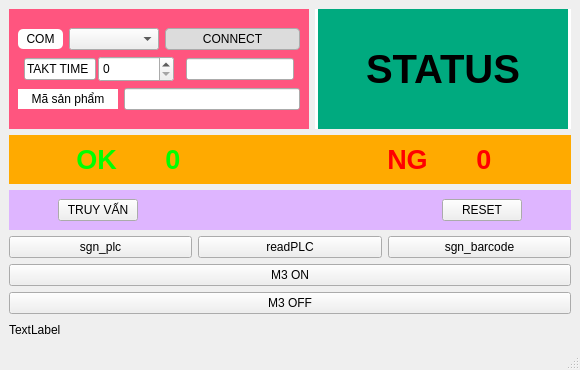
<?xml version="1.0" encoding="UTF-8"?>
<ui version="4.0">
 <class>MainWindow</class>
 <widget class="QMainWindow" name="MainWindow">
  <property name="geometry">
   <rect>
    <x>0</x>
    <y>0</y>
    <width>580</width>
    <height>370</height>
   </rect>
  </property>
  <property name="windowTitle">
   <string>MainWindow</string>
  </property>
  <widget class="QWidget" name="centralwidget">
   <layout class="QGridLayout" name="gridLayout">
    <item row="0" column="0">
     <layout class="QHBoxLayout" name="horizontalLayout_13">
      <item>
       <widget class="QWidget" name="widget_container" native="true">
        <property name="styleSheet">
         <string notr="true">QWidget#widget_container {
	background-color: rgb(255, 85, 127);
	max-width: 300px;
	min-height:120px;
}
</string>
        </property>
        <layout class="QVBoxLayout" name="verticalLayout_3">
         <item>
          <layout class="QVBoxLayout" name="verticalLayout">
           <item>
            <layout class="QHBoxLayout" name="horizontalLayout" stretch="1,2,3">
             <item>
              <widget class="QLabel" name="labelCOM">
               <property name="styleSheet">
                <string notr="true">QLabel#labelCOM
{
	background-color: rgb(255, 255, 255);
	max-height: 20px;
	max-width:50px;
	border-radius: 5px; 
}</string>
               </property>
               <property name="text">
                <string>COM</string>
               </property>
               <property name="alignment">
                <set>Qt::AlignmentFlag::AlignCenter</set>
               </property>
              </widget>
             </item>
             <item>
              <widget class="QComboBox" name="comboBoxCom">
               <property name="styleSheet">
                <string notr="true">QComboBox#comboBox
{
	max-height:20px;
	max-width:70px;
}</string>
               </property>
              </widget>
             </item>
             <item>
              <widget class="QPushButton" name="btn_connect_com">
               <property name="styleSheet">
                <string notr="true">/* Trạng thái bình thường */
QPushButton#btn_connect_com {
    
	background-color: rgb(220, 220, 220);
    border: 1px solid #ababab;
    border-radius: 4px;
	min-height: 20px;
}

/* Khi di chuột qua */
QPushButton#btn_connect_com:hover {
    background-color: #f0f0f0;
}

/* Khi nhấn vào - QUAN TRỌNG để biết nút có hoạt động */
QPushButton#btn_connect_com:pressed {
    background-color: #d0d0d0;
}

</string>
               </property>
               <property name="text">
                <string>CONNECT</string>
               </property>
              </widget>
             </item>
            </layout>
           </item>
           <item>
            <layout class="QHBoxLayout" name="horizontalLayout_5" stretch="1,0">
             <item>
              <layout class="QHBoxLayout" name="horizontalLayout_2" stretch="1,0">
               <property name="spacing">
                <number>2</number>
               </property>
               <item>
                <widget class="QLineEdit" name="lineEdit">
                 <property name="sizePolicy">
                  <sizepolicy hsizetype="Fixed" vsizetype="Fixed">
                   <horstretch>0</horstretch>
                   <verstretch>0</verstretch>
                  </sizepolicy>
                 </property>
                 <property name="styleSheet">
                  <string notr="true">QLineEdit#lineEdit
{
	max-width: 70px;
	max-height:20px;
}</string>
                 </property>
                 <property name="text">
                  <string>TAKT TIME</string>
                 </property>
                </widget>
               </item>
               <item>
                <widget class="QSpinBox" name="spinBox">
                 <property name="styleSheet">
                  <string notr="true">QSpinBox#spinBox
{
	max-width:70px;
	min-height:20px;
}</string>
                 </property>
                 <property name="maximum">
                  <number>59</number>
                 </property>
                </widget>
               </item>
              </layout>
             </item>
             <item>
              <layout class="QHBoxLayout" name="horizontalLayout_3">
               <item>
                <widget class="QLineEdit" name="lineEditTaktTime">
                 <property name="sizePolicy">
                  <sizepolicy hsizetype="Fixed" vsizetype="Fixed">
                   <horstretch>0</horstretch>
                   <verstretch>0</verstretch>
                  </sizepolicy>
                 </property>
                 <property name="styleSheet">
                  <string notr="true">QLineEdit#lineEdit_2
{
	max-width: 50px;
	max-height:20px;
	border-radius: 5px; 
}</string>
                 </property>
                </widget>
               </item>
              </layout>
             </item>
            </layout>
           </item>
           <item>
            <layout class="QHBoxLayout" name="horizontalLayout_4" stretch="0,1">
             <item>
              <widget class="QLabel" name="label_sp">
               <property name="sizePolicy">
                <sizepolicy hsizetype="Fixed" vsizetype="Fixed">
                 <horstretch>0</horstretch>
                 <verstretch>0</verstretch>
                </sizepolicy>
               </property>
               <property name="minimumSize">
                <size>
                 <width>100</width>
                 <height>0</height>
                </size>
               </property>
               <property name="maximumSize">
                <size>
                 <width>70</width>
                 <height>20</height>
                </size>
               </property>
               <property name="styleSheet">
                <string notr="true">QLabel#label_sp
{
	background-color: rgb(255, 255, 255);
	max-width:70px;
	max-height:20px;
}</string>
               </property>
               <property name="text">
                <string>Mã sản phẩm</string>
               </property>
               <property name="alignment">
                <set>Qt::AlignmentFlag::AlignCenter</set>
               </property>
              </widget>
             </item>
             <item>
              <widget class="QLineEdit" name="data_serial">
               <property name="styleSheet">
                <string notr="true">QLineEdit#lineEdit_3
{
	max-width: 80px;
}</string>
               </property>
              </widget>
             </item>
            </layout>
           </item>
          </layout>
         </item>
        </layout>
       </widget>
      </item>
      <item>
       <widget class="QWidget" name="widget_product" native="true">
        <property name="styleSheet">
         <string notr="true">QWidget#widget_product{
	background-color: rgb(255, 255, 255);
	min-width:250px;
}</string>
        </property>
        <layout class="QHBoxLayout" name="horizontalLayout_6">
         <property name="leftMargin">
          <number>0</number>
         </property>
         <property name="topMargin">
          <number>0</number>
         </property>
         <property name="rightMargin">
          <number>0</number>
         </property>
         <property name="bottomMargin">
          <number>0</number>
         </property>
         <item>
          <widget class="QLabel" name="label_product">
           <property name="sizePolicy">
            <sizepolicy hsizetype="Maximum" vsizetype="Maximum">
             <horstretch>0</horstretch>
             <verstretch>0</verstretch>
            </sizepolicy>
           </property>
           <property name="maximumSize">
            <size>
             <width>16777215</width>
             <height>130</height>
            </size>
           </property>
           <property name="font">
            <font>
             <pointsize>30</pointsize>
             <bold>true</bold>
            </font>
           </property>
           <property name="styleSheet">
            <string notr="true">QLabel#label_product
{
	background-color: rgb(0, 170, 127);
	min-width:250px;
	max-height:130px;
	color: rgb(0, 0, 0);
}</string>
           </property>
           <property name="text">
            <string>STATUS</string>
           </property>
           <property name="alignment">
            <set>Qt::AlignmentFlag::AlignCenter</set>
           </property>
          </widget>
         </item>
        </layout>
       </widget>
      </item>
     </layout>
    </item>
    <item row="5" column="0">
     <widget class="QPushButton" name="pushButton_6">
      <property name="text">
       <string>M3 OFF</string>
      </property>
     </widget>
    </item>
    <item row="4" column="0">
     <widget class="QPushButton" name="pushButton_7">
      <property name="text">
       <string>M3 ON</string>
      </property>
     </widget>
    </item>
    <item row="3" column="0">
     <layout class="QHBoxLayout" name="horizontalLayout_12">
      <item>
       <widget class="QPushButton" name="pushButton_3">
        <property name="text">
         <string>sgn_plc</string>
        </property>
       </widget>
      </item>
      <item>
       <widget class="QPushButton" name="pushButton_5">
        <property name="text">
         <string>readPLC</string>
        </property>
       </widget>
      </item>
      <item>
       <widget class="QPushButton" name="pushButton_4">
        <property name="text">
         <string>sgn_barcode</string>
        </property>
       </widget>
      </item>
     </layout>
    </item>
    <item row="1" column="0">
     <widget class="QWidget" name="widget_count" native="true">
      <property name="styleSheet">
       <string notr="true">QWidget#widget_count {
	background-color: rgb(255, 170, 0);
}
</string>
      </property>
      <layout class="QHBoxLayout" name="horizontalLayout_11">
       <item>
        <layout class="QHBoxLayout" name="horizontalLayout_10" stretch="0,1,1,1,0">
         <item>
          <spacer name="horizontalSpacer_5">
           <property name="orientation">
            <enum>Qt::Orientation::Horizontal</enum>
           </property>
           <property name="sizeHint" stdset="0">
            <size>
             <width>40</width>
             <height>20</height>
            </size>
           </property>
          </spacer>
         </item>
         <item>
          <layout class="QHBoxLayout" name="horizontalLayout_9">
           <property name="spacing">
            <number>0</number>
           </property>
           <item>
            <widget class="QLabel" name="label_ok">
             <property name="font">
              <font>
               <pointsize>20</pointsize>
               <bold>true</bold>
              </font>
             </property>
             <property name="styleSheet">
              <string notr="true">QLabel#label_ok
{
	color: rgb(0, 255, 0);
}</string>
             </property>
             <property name="text">
              <string>OK</string>
             </property>
             <property name="alignment">
              <set>Qt::AlignmentFlag::AlignCenter</set>
             </property>
            </widget>
           </item>
           <item>
            <widget class="QLabel" name="label_count_ok">
             <property name="font">
              <font>
               <pointsize>20</pointsize>
               <bold>true</bold>
              </font>
             </property>
             <property name="styleSheet">
              <string notr="true">QLabel#label_count_ok
{
	color: rgb(0, 255, 0);	
}</string>
             </property>
             <property name="text">
              <string>0</string>
             </property>
             <property name="alignment">
              <set>Qt::AlignmentFlag::AlignCenter</set>
             </property>
            </widget>
           </item>
          </layout>
         </item>
         <item>
          <spacer name="horizontalSpacer_4">
           <property name="orientation">
            <enum>Qt::Orientation::Horizontal</enum>
           </property>
           <property name="sizeHint" stdset="0">
            <size>
             <width>40</width>
             <height>20</height>
            </size>
           </property>
          </spacer>
         </item>
         <item>
          <layout class="QHBoxLayout" name="horizontalLayout_7">
           <property name="spacing">
            <number>0</number>
           </property>
           <item>
            <widget class="QLabel" name="label_ng">
             <property name="font">
              <font>
               <pointsize>20</pointsize>
               <bold>true</bold>
              </font>
             </property>
             <property name="styleSheet">
              <string notr="true">QLabel#label_ng
{
	color: rgb(255, 0, 0);
}</string>
             </property>
             <property name="text">
              <string>NG</string>
             </property>
             <property name="alignment">
              <set>Qt::AlignmentFlag::AlignCenter</set>
             </property>
            </widget>
           </item>
           <item>
            <widget class="QLabel" name="label_count_ng">
             <property name="font">
              <font>
               <pointsize>20</pointsize>
               <bold>true</bold>
              </font>
             </property>
             <property name="styleSheet">
              <string notr="true">QLabel#label_count_ng
{
	color: rgb(255, 0, 0);
}</string>
             </property>
             <property name="text">
              <string>0</string>
             </property>
             <property name="alignment">
              <set>Qt::AlignmentFlag::AlignCenter</set>
             </property>
            </widget>
           </item>
          </layout>
         </item>
         <item>
          <spacer name="horizontalSpacer_6">
           <property name="orientation">
            <enum>Qt::Orientation::Horizontal</enum>
           </property>
           <property name="sizeHint" stdset="0">
            <size>
             <width>40</width>
             <height>20</height>
            </size>
           </property>
          </spacer>
         </item>
        </layout>
       </item>
      </layout>
     </widget>
    </item>
    <item row="2" column="0">
     <widget class="QWidget" name="widget_expand_funtion" native="true">
      <property name="styleSheet">
       <string notr="true">QWidget#widget_expand_funtion
{
	
	background-color: rgb(222, 181, 255);
}</string>
      </property>
      <layout class="QGridLayout" name="gridLayout_2">
       <item row="0" column="0">
        <layout class="QHBoxLayout" name="horizontalLayout_8" stretch="0,0,1,0,0">
         <item>
          <spacer name="horizontalSpacer_2">
           <property name="orientation">
            <enum>Qt::Orientation::Horizontal</enum>
           </property>
           <property name="sizeHint" stdset="0">
            <size>
             <width>40</width>
             <height>20</height>
            </size>
           </property>
          </spacer>
         </item>
         <item>
          <widget class="QPushButton" name="pushButton">
           <property name="text">
            <string>TRUY VẤN</string>
           </property>
          </widget>
         </item>
         <item>
          <spacer name="horizontalSpacer">
           <property name="orientation">
            <enum>Qt::Orientation::Horizontal</enum>
           </property>
           <property name="sizeHint" stdset="0">
            <size>
             <width>40</width>
             <height>20</height>
            </size>
           </property>
          </spacer>
         </item>
         <item>
          <widget class="QPushButton" name="pushButton_2">
           <property name="text">
            <string>RESET</string>
           </property>
          </widget>
         </item>
         <item>
          <spacer name="horizontalSpacer_3">
           <property name="orientation">
            <enum>Qt::Orientation::Horizontal</enum>
           </property>
           <property name="sizeHint" stdset="0">
            <size>
             <width>40</width>
             <height>20</height>
            </size>
           </property>
          </spacer>
         </item>
        </layout>
       </item>
      </layout>
     </widget>
    </item>
    <item row="6" column="0">
     <widget class="QLabel" name="label">
      <property name="text">
       <string>TextLabel</string>
      </property>
     </widget>
    </item>
   </layout>
  </widget>
  <widget class="QMenuBar" name="menubar">
   <property name="geometry">
    <rect>
     <x>0</x>
     <y>0</y>
     <width>580</width>
     <height>26</height>
    </rect>
   </property>
  </widget>
  <widget class="QStatusBar" name="statusbar"/>
 </widget>
 <resources/>
 <connections/>
</ui>
